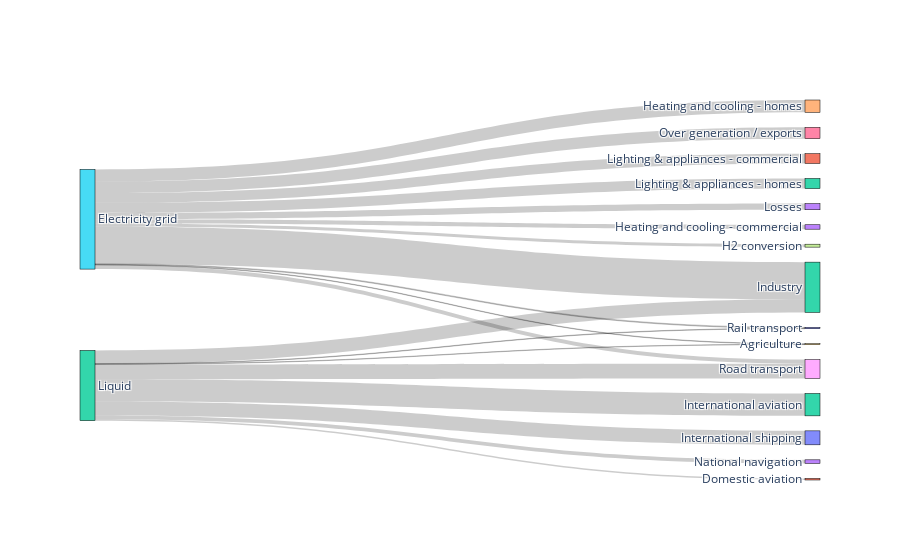

The code cell stored with this chart in its notebook:
### Code cell
fig = go.Figure(data=[go.Sankey(
    valueformat = ".0f",
    valuesuffix = "TWh",
    node = dict(
      pad = 15,
      thickness = 15,
      line = dict(color = "black", width = 0.5),
      label =  cdf['Labels'].dropna(),
    ),
    link = dict(
      source =  lag['source'],
      target =  lag['target'],
      value =  lag['value'],
      label =  lag['label']
  ))])

fig.show()

### Figure 1 — Plotly figure (JSON) as saved in the notebook; plotly's stock layout.template omitted (floating-point values rounded to 4 significant figures)
{"data": [{"link": {"label": [null, null, null, null, null, null, null, null, null, null, null, null, null, null, null, null, null, null, null], "source": [2, 2, 2, 2, 2, 2, 2, 2, 15, 15, 15, 15, 15, 15, 15, 15, 15, 15, 15], "target": [12, 30, 18, 31, 32, 19, 33, 20, 16, 14, 17, 12, 18, 19, 13, 3, 20, 21, 22], "value": [121.1, 128.7, 135.8, 14.46, 206.3, 3.64, 33.22, 4.413, 104.5, 113.7, 27.14, 342.2, 37.8, 4.412, 40.86, 56.69, 7.863, 90.01, 93.49]}, "node": {"label": ["Agricultural 'waste'", "Bio-conversion", "Liquid", "Losses", "Solid", "Gas", "Biofuel imports", "Biomass imports", "Coal imports", "Coal", "Coal reserves", "District heating", "Industry", "Heating and cooling - commercial", "Heating and cooling - homes", "Electricity grid", "Over generation / exports", "H2 conversion", "Road transport", "Agriculture", "Rail transport", "Lighting & appliances - commercial", "Lighting & appliances - homes", "Gas imports", "Ngas", "Gas reserves", "Thermal generation", "Geothermal", "H2", "Hydro", "International shipping", "Domestic aviation", "International aviation", "National navigation", "Marine algae", "Nuclear", "Oil imports", "Oil", "Oil reserves", "Other waste", "Pumped heat", "Solar PV", "Solar Thermal", "Solar", "Tidal", "UK land based bioenergy", "Wave", "Wind"], "line": {"color": "black", "width": 0.5}, "pad": 15, "thickness": 15}, "type": "sankey", "valueformat": ".0f", "valuesuffix": "TWh"}], "layout": {}}
